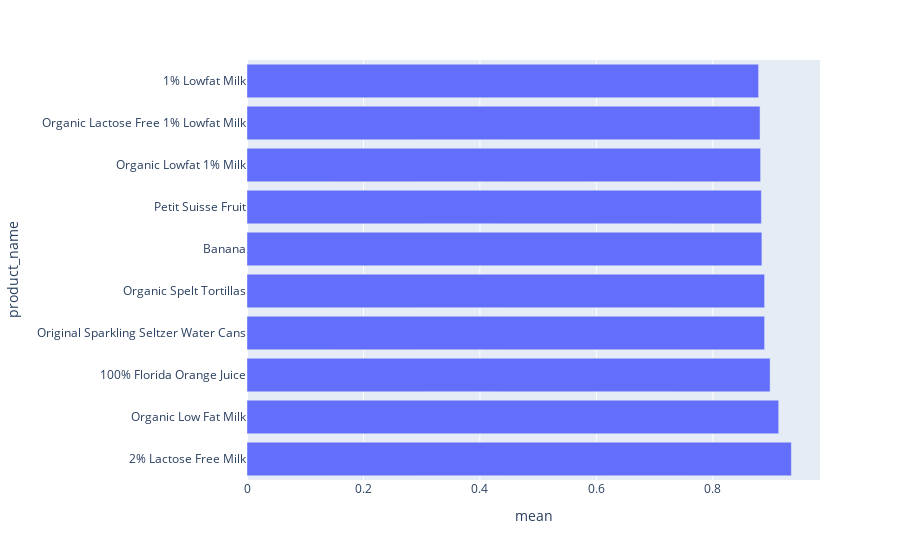

The code cell stored with this chart in its notebook:
### Code cell
df = train.groupby("product_id")["reordered"].sum().reset_index()
df = pd.merge(df, products[['product_id', 'product_name']], how='left', on=['product_id'])
df['count'] = train.groupby("product_id")["reordered"].count().reset_index()["reordered"]
df['mean'] = df['reordered']/df['count']
df = df[df['count']>40]
df.sort_values(by='mean', ascending=False, inplace=True)
df = df.head(10)
px.bar(df,x='mean',y='product_name')

### Figure 1 — Plotly figure (JSON) as saved in the notebook; plotly's stock layout.template omitted (floating-point values rounded to 4 significant figures)
{"data": [{"alignmentgroup": "True", "hovertemplate": "mean=%{x}<br>product_name=%{y}<extra></extra>", "legendgroup": "", "marker": {"color": "#636efa", "pattern": {"shape": ""}}, "name": "", "offsetgroup": "", "orientation": "h", "showlegend": false, "textposition": "auto", "type": "bar", "x": [0.9348, 0.913, 0.8983, 0.8889, 0.8889, 0.8842, 0.8833, 0.882, 0.881, 0.8785], "xaxis": "x", "y": ["2% Lactose Free Milk", "Organic Low Fat Milk", "100% Florida Orange Juice", "Original Sparkling Seltzer Water Cans", "Organic Spelt Tortillas", "Banana", "Petit Suisse Fruit", "Organic Lowfat 1% Milk", "Organic Lactose Free 1% Lowfat Milk", "1% Lowfat Milk"], "yaxis": "y"}], "layout": {"barmode": "relative", "legend": {"tracegroupgap": 0}, "margin": {"t": 60}, "xaxis": {"anchor": "y", "domain": [0, 1], "title": {"text": "mean"}}, "yaxis": {"anchor": "x", "domain": [0, 1], "title": {"text": "product_name"}}}}
